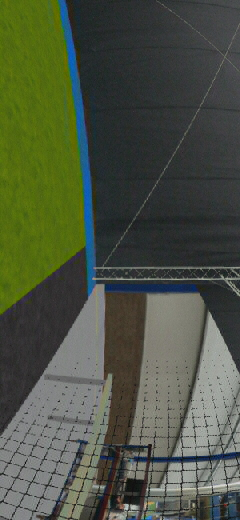
#> input picture 20200318-182311/100110000.jpg, 240 x 520 px; its folder holds 4 pictures in this run
$ python time_to_contact.py
#> lines starting #> are read from the running program, lines starting #| are printed output that depends on the picture; after the words box and inside, x2 and y2 are one past the last pixel; in counts of white or black regions, pixels touching at a corner belong together
### color_detection_function.py
#!/usr/bin/env python3
# -*- coding: utf-8 -*-
"""
Created on Sat Mar 14 15:51:05 2020

@author: Giulia
"""

import cv2;
import matplotlib.pyplot as plt
import numpy as np

def filter_color(image_name = 'DelFly_tulip.jpg', y_low = 50, y_high = 200, \
                 u_low = 120, u_high = 130, v_low = 120, v_high = 130, resize_factor=1):
#> called with image_name = '20200318-182311/100110000.jpg', y_low = 50, y_high = 200, u_low = 0, u_high = 120, v_low = 0, v_high = 130, resize_factor = 1
    im = cv2.imread(image_name);
#> im is the input picture: shape (520, 240, 3); mean B, G, R 66.8, 84, 76.6
    im = cv2.resize(im, (int(im.shape[1]/resize_factor), int(im.shape[0]/resize_factor)));
    YUV = cv2.cvtColor(im, cv2.COLOR_BGR2YUV);
#> YUV: shape (520, 240, 3); mean of channels 0, 1, 2 79.8, 121.7, 125.1
    # plt.figure()
    # plt.imshow(YUV);
    # plt.title('YUV image');
    Filtered = np.zeros([YUV.shape[0], YUV.shape[1]]);
    for y in range(YUV.shape[0]):
        for x in range(YUV.shape[1]):
            if(YUV[y,x,0] >= y_low and YUV[y,x,0] <= y_high and \
               YUV[y,x,1] >= u_low and YUV[y,x,1] <= u_high and \
               YUV[y,x,2] >= v_low and YUV[y,x,2] <= v_high):
                Filtered[y,x] = 1;
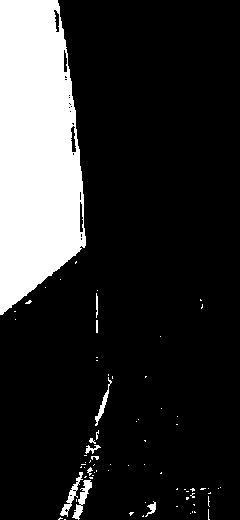
#> Filtered: shape (520, 240) float64; values 0 (black) and 1 (white), 17.9% white; 74 white regions (63 under 20 px), largest, box (x1, y1, x2, y2) and area: (0, 0, 86, 315) 21167, (72, 480, 92, 520) 269, (60, 472, 83, 517) 241

    # plt.figure();
    # RGB = cv2.cvtColor(im, cv2.COLOR_BGR2RGB);
    # plt.imshow(RGB);
    # plt.title('Original image');

    plt.figure()
    plt.imshow(Filtered);
    plt.title('Filtered image');

### time_to_contact.py
#!/usr/bin/env python3
# -*- coding: utf-8 -*-
"""
Created on Tue Mar 10 16:13:35 2020

@author: Giulia
"""

import os
#from os.path import join
import cv2
import numpy as np
import matplotlib.pyplot as plt
import pylab as pl
import time
import color_detection_function
import glob

#folder_path = "AE4317_2019_datasets/sim_poles/20190121-160844/"
folder_path = "20200318-182311/"
#folder_path = "AE4317_2019_datasets/sim_poles_panels_mats/20190121-161931/"
#folder_path = "20200310-142119/"


#Find out how many figures are in the sequence
path, dirs, files = next(os.walk( folder_path ))

# #Inizialize empty array for images
images = np.empty(len( files ), dtype=object)

#Load all images in the correct sequence and convert colors
i= 0
for image in sorted(os.listdir(folder_path)):
    color_detection_function.filter_color(folder_path+image,  y_low = 50, y_high = 200, \
                      u_low = 0, u_high = 120, v_low = 0, v_high = 130, resize_factor=1)
    i= i+1
#> pass 2 of the loop `for image in sorted(os.listdir(folder_path)):`:
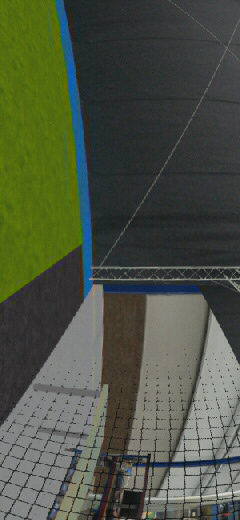
#> input picture 20200318-182311/100786000.jpg, 240 x 520 px
#> in filter_color, im is the input picture: shape (520, 240, 3); mean B, G, R 67.8, 83.8, 76.7
#> YUV: shape (520, 240, 3); mean of channels 0, 1, 2 79.9, 122.1, 125.1
#> after the loop in filter_color (call 2), `for y in range(YUV.shape[0]):`:
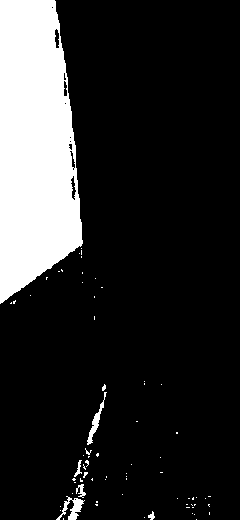
#> Filtered: shape (520, 240) float64; values 0 (black) and 1 (white), 16.4% white; 71 white regions (65 under 20 px), largest, box (x1, y1, x2, y2) and area: (0, 0, 83, 304) 19642, (56, 496, 85, 520) 269, (87, 392, 107, 445) 221, (76, 484, 86, 498) 69, (74, 460, 82, 477) 52, (148, 511, 155, 520) 35
#> pass 3 of the loop `for image in sorted(os.listdir(folder_path)):`:
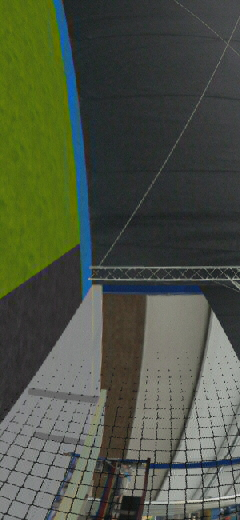
#> input picture 20200318-182311/101060000.jpg, 240 x 520 px
#> in filter_color, im is the input picture: shape (520, 240, 3); mean B, G, R 68.3, 83.8, 76.6
#> YUV: shape (520, 240, 3); mean of channels 0, 1, 2 79.9, 122.4, 125.1
#> after the loop in filter_color (call 3), `for y in range(YUV.shape[0]):`:
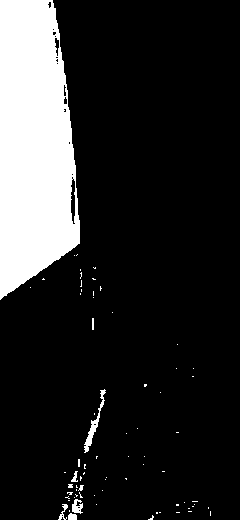
#> Filtered: shape (520, 240) float64; values 0 (black) and 1 (white), 15.8% white; 72 white regions (64 under 20 px), largest, box (x1, y1, x2, y2) and area: (0, 0, 80, 300) 18923, (84, 389, 106, 453) 272, (72, 499, 83, 514) 107
#> the loop made 4 passes; the first 3 are shown
# image = ' 15610000.jpg' #glob.glob('*.jpg')''

# color_detection_function.filter_color(folder_path+image,  y_low = 50, y_high = 200, \
#                       u_low = 0, u_high = 120, v_low = 0, v_high = 130, resize_factor=1)

##Show sequence of images
#for i in range(0, len(files))
#    plt.imshow(images[i])
#    pl.pause(.0001)

# #Show single of images
# plt.imshow(images[0])
# pl.pause(.1)
# ##Show single of images
# plt.imshow(images[70])
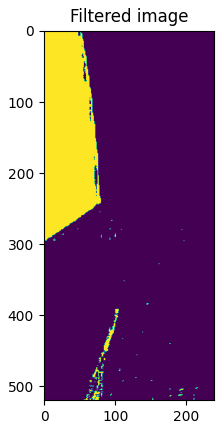
#> figure drawn by matplotlib, 1 panel
